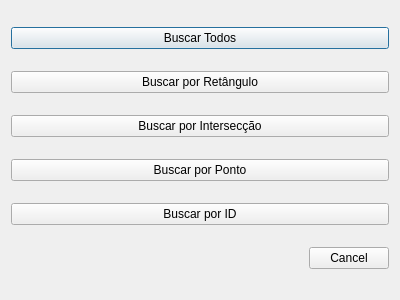
<?xml version="1.0" encoding="UTF-8"?>
<ui version="4.0">
 <class>SearchWindow</class>
 <widget class="QDialog" name="SearchWindow">
  <property name="geometry">
   <rect>
    <x>0</x>
    <y>0</y>
    <width>400</width>
    <height>300</height>
   </rect>
  </property>
  <property name="windowTitle">
   <string>Dialog</string>
  </property>
  <layout class="QVBoxLayout" name="verticalLayout">
   <item>
    <widget class="QPushButton" name="all">
     <property name="text">
      <string>Buscar Todos</string>
     </property>
    </widget>
   </item>
   <item>
    <widget class="QPushButton" name="retangulo">
     <property name="text">
      <string>Buscar por Retângulo</string>
     </property>
    </widget>
   </item>
   <item>
    <widget class="QPushButton" name="interseccao">
     <property name="text">
      <string>Buscar por Intersecção</string>
     </property>
    </widget>
   </item>
   <item>
    <widget class="QPushButton" name="ponto">
     <property name="text">
      <string>Buscar por Ponto</string>
     </property>
    </widget>
   </item>
   <item>
    <widget class="QPushButton" name="id">
     <property name="text">
      <string>Buscar por ID</string>
     </property>
    </widget>
   </item>
   <item>
    <widget class="QDialogButtonBox" name="buttonBox">
     <property name="orientation">
      <enum>Qt::Horizontal</enum>
     </property>
     <property name="standardButtons">
      <set>QDialogButtonBox::Cancel</set>
     </property>
    </widget>
   </item>
  </layout>
 </widget>
 <resources/>
 <connections>
  <connection>
   <sender>buttonBox</sender>
   <signal>accepted()</signal>
   <receiver>SearchWindow</receiver>
   <slot>accept()</slot>
   <hints>
    <hint type="sourcelabel">
     <x>248</x>
     <y>254</y>
    </hint>
    <hint type="destinationlabel">
     <x>157</x>
     <y>274</y>
    </hint>
   </hints>
  </connection>
  <connection>
   <sender>buttonBox</sender>
   <signal>rejected()</signal>
   <receiver>SearchWindow</receiver>
   <slot>reject()</slot>
   <hints>
    <hint type="sourcelabel">
     <x>316</x>
     <y>260</y>
    </hint>
    <hint type="destinationlabel">
     <x>286</x>
     <y>274</y>
    </hint>
   </hints>
  </connection>
 </connections>
</ui>
